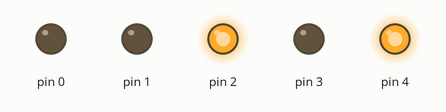
Bench run of a sketch on a simulated Arduino Uno, built with avr-gcc and run on an emulated ATmega328P. Parts: output pins drawn as LEDs (lit = HIGH). Random numbers use the default seed unless the sketch sets one.

Above: at 0.2 s.
At 5.0 s:
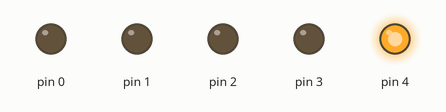
At 9.8 s:
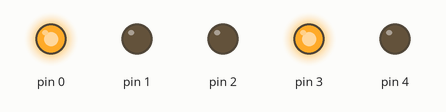
At 19.81 s:
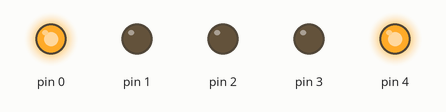
At 29.42 s:
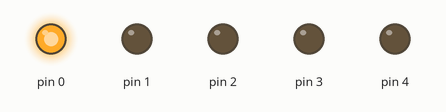
At 39.43 s:
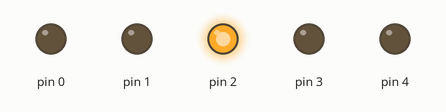
Timing chart, 0 to 40.0 s (numbered marks = the images above):
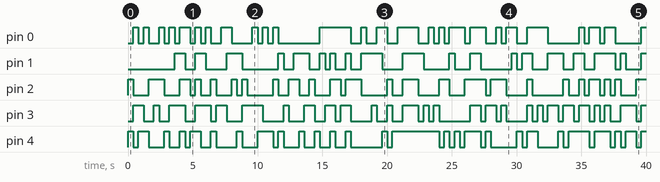

The sketch:

attinydriver.ino
```cpp
#define SOMETIMES_MULTIPLES

#define SOMETIMES_ALL
#define CHANCE_FOR_ALL 14

void setup() {
  pinMode(0, OUTPUT);
  pinMode(1, OUTPUT);
  pinMode(2, OUTPUT);
  pinMode(3, OUTPUT);
  pinMode(4, OUTPUT);
}

int pin  = 0;
void loop() {
  pin = random(0, 5);
  digitalWrite(pin, HIGH);

#ifdef SOMETIMES_MULTIPLES
  pin = random(0, 5);
  digitalWrite(pin, HIGH);
#endif

#ifdef SOMETIMES_ALL
  if (random(0, CHANCE_FOR_ALL) == 0) {
    for (pin = 0; pin < 5; pin++) {
      digitalWrite(pin, HIGH);
    }
  }
#endif

  delay(400);

  for (pin = 0; pin < 5; pin++) {
    digitalWrite(pin, LOW);
  }
}
```

Measured:
- by itself, pin 0: LOW → HIGH at 0.40 s, → LOW 0.40 s later, → HIGH 0.40 s later, → LOW 0.40 s later, … (51 changes in this stretch)
- by itself, pin 1: LOW → HIGH at 3.6 s, → LOW 0.80 s later, → HIGH 0.80 s later, → LOW 0.80 s later, … (37 changes in this stretch)
- by itself, pin 2: LOW → HIGH at 0.00 s, → LOW 0.40 s later, → HIGH 1.2 s later, → LOW 1.2 s later, … (47 changes in this stretch)
- by itself, pin 3: LOW → HIGH at 0.40 s, → LOW 0.80 s later, → HIGH 0.80 s later, → LOW 0.40 s later, … (53 changes in this stretch)
- by itself, pin 4: LOW → HIGH at 0.00 s, → LOW 0.40 s later, → HIGH 0.40 s later, → LOW 0.80 s later, … (53 changes in this stretch)
